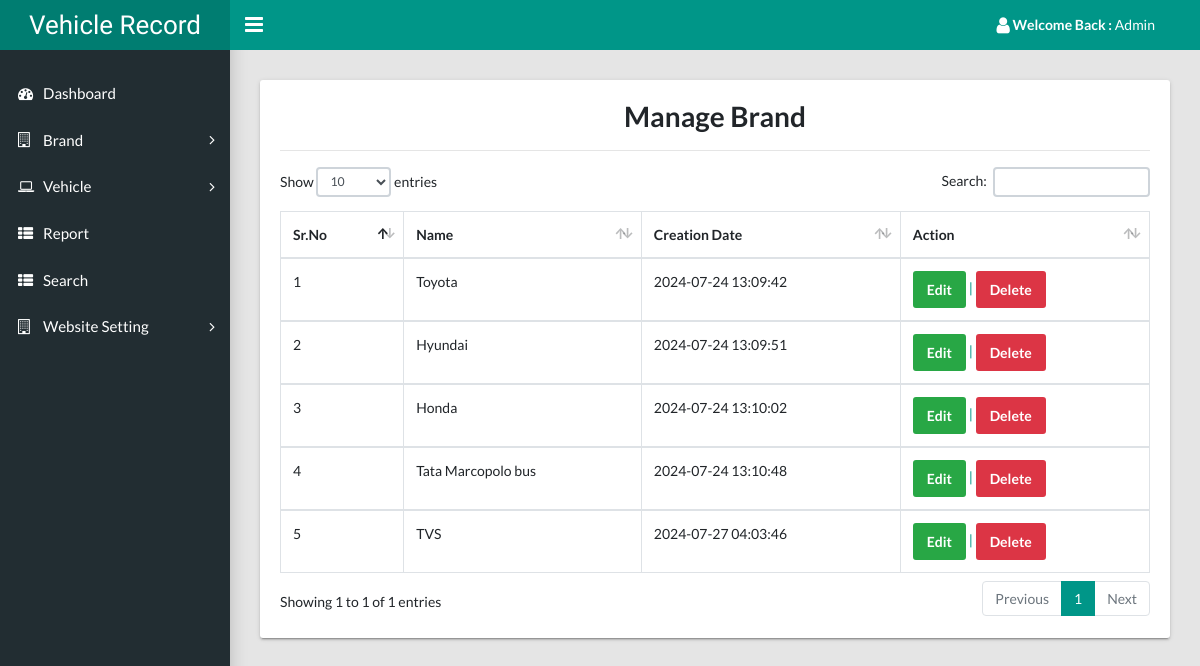
The app's page /vehiclerecordsystem/admin/manage-brand.php (signed in) with its own data.
### tables this page shows
CREATE TABLE `tblbrand` (
  `id` int(11) NOT NULL,
  `BrandName` varchar(250) DEFAULT NULL,
  `CreationDate` timestamp NOT NULL DEFAULT current_timestamp()
);

### vehiclerecordsystem/admin/manage-brand.php (the view, shortened to what this page needs)
<?php
require_once('include/config.php');
if(strlen( $_SESSION["adminid"])==0)
    {
header('location:logout.php');
}
else{
?>
<!DOCTYPE html>
<html lang="en">
  <head>
    <link rel="stylesheet" type="text/css" href="../css/main.css">
    <link rel="stylesheet" type="text/css" href="https://maxcdn.bootstrapcdn.com/font-awesome/4.7.0/css/font-awesome.min.css">
  </head>
  <body class="app sidebar-mini rtl">
 <?php include 'include/header.php'; ?>
     <?php include 'include/sidebar.php'; ?>
    <main class="app-content">
      <div class="row">
        <div class="col-md-12">
          <div class="tile">
            <div class="tile-body">
                    <h2 align="center"> Manage Brand</h2>
              <hr />
              <table class="table table-hover table-bordered" id="sampleTable">
                <thead>
                  <tr>
                    <th>Sr.No</th>
                    <th>Name</th>
                    <th>Creation Date</th>
                   <th>Action</th>
                  </tr>
                </thead>
                   <?php
                  $sql="SELECT * FROM tblbrand";
                  $query= $dbh->prepare($sql);
                  $query-> execute();
                  $results = $query -> fetchAll(PDO::FETCH_OBJ);
                  $cnt=1;
                  if($query -> rowCount() > 0)
                  {
                  foreach($results as $result)
                  {
                  ?>
                <tbody>
                  <tr>
<td><?php echo($cnt);?></td>
<td><?php echo htmlentities($result->BrandName);?></td>
<td><?php echo htmlentities($result->CreationDate);?></td>
<td><a href="edit-brand.php?bid=<?php echo htmlentities($result->id);?>"><span class="btn btn-success">Edit</span> | <a href="manage-brand.php?del=<?php echo htmlentities($result->id);?>"><span class="btn btn-danger">Delete</span></td>
                  </tr>
                 </tbody>
                 <?php  $cnt=$cnt+1; } } ?>
              </table>
            </div>
          </div>
        </div>
      </div>
    </main>
  </body>
</html><?php } ?>

### vehiclerecordsystem/admin/include/header.php (shortened to what this page needs)
<header class="app-header"><a class="app-header__logo" href="index.html">Vehicle Record</a>
     <a class="app-sidebar__toggle" href="#" data-toggle="sidebar" aria-label="Hide Sidebar"></a>
     <ul class="app-nav">
       <li class="dropdown"><a class="app-nav__item" href="#" data-toggle="dropdown" aria-label="Open Profile Menu"><i class="fa fa-user fa-lg"></i> <strong>Welcome Back : </strong>Admin </a>
       </li>
     </ul>
   </header>

### vehiclerecordsystem/admin/include/sidebar.php (shortened to what this page needs)
<aside class="app-sidebar">
      <ul class="app-menu">
        <li><a class="app-menu__item" href="dashboard.php"><i class="app-menu__icon fa fa-dashboard"></i><span class="app-menu__label">Dashboard</span></a></li>
        <li class="treeview"><a class="app-menu__item" href="#" data-toggle="treeview"><i class="app-menu__icon fa fa-building-o"></i><span class="app-menu__label">Brand</span><i class="treeview-indicator fa fa-angle-right"></i></a>
        </li>
<li class="treeview"><a class="app-menu__item" href="#" data-toggle="treeview"><i class="app-menu__icon fa fa-laptop"></i><span class="app-menu__label">Vehicle</span><i class="treeview-indicator fa fa-angle-right"></i></a>
        </li>
       <li><a class="app-menu__item" href="betdatevehcle-report.php"><i class="app-menu__icon fa fa-th-list"></i><span class="app-menu__label">Report</span></a></li>
        <li><a class="app-menu__item" href="search-vehicle.php"><i class="app-menu__icon fa fa-th-list"></i><span class="app-menu__label">Search</span></a></li>
        <li class="treeview"><a class="app-menu__item" href="#" data-toggle="treeview"><i class="app-menu__icon fa fa-building-o"></i><span class="app-menu__label">Website Setting</span><i class="treeview-indicator fa fa-angle-right"></i></a>
        </li>
      </ul>
    </aside>

### records on screen
tblbrand: BrandName "Toyota", CreationDate "2024-07-24 13:09:42"
tblbrand: BrandName "Hyundai", CreationDate "2024-07-24 13:09:51"
tblbrand: BrandName "Honda", CreationDate "2024-07-24 13:10:02"
tblbrand: BrandName "Tata Marcopolo bus", CreationDate "2024-07-24 13:10:48"
tblbrand: BrandName "TVS", CreationDate "2024-07-27 04:03:46"
